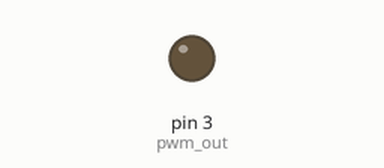
Simulated run of this sketch. Board: Arduino Uno, built with avr-gcc and run on an emulated ATmega328P. On the bench: output pins drawn as LEDs (lit = HIGH).

Above: at 0.05 s.
At 0.65 s:
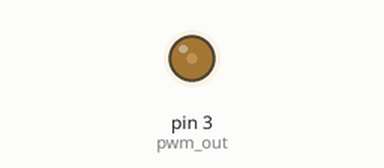
At 1.3 s:
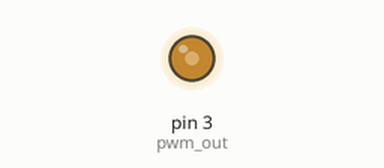
At 2.6 s:
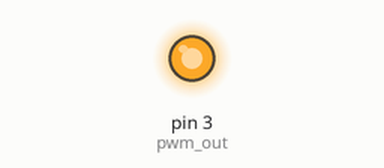
Timing chart, 0 to 6.0 s (numbered marks = the images above):
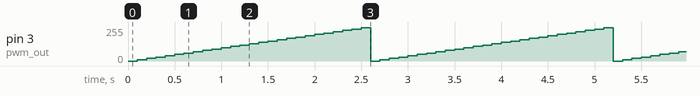

Measured:
- by itself, pin 3 (pwm_out): ramps from 0/255 to 250/255 and jumps back, once every 2.6 s

The sketch:

ExemploPWM.ino
```cpp
#define pwm_out (1 << PB3)
int brilho = 0;
int main(void)
{
 DDRD |= pwm_out; // configura saída para o PWM
 PORTD &= ~pwm_out; // PWM inicia desligado
 // Configura modo FAST PWM e modo do comparador A
 TCCR2A = (1<<COM2B1) | (1<<WGM21) | (1<<WGM20);
 TCCR2B = (1<<CS22) | (1<<CS20); // Seleciona opção para frequência
 OCR2B = 60;

 for (;;)
 {
 OCR2B = brilho;
 brilho += 10;
 if (brilho > 254)
 brilho = 0;
 _delay_ms(100);
 }
}
```
